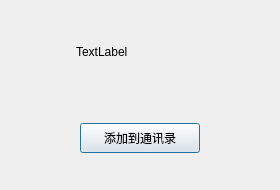
<?xml version="1.0" encoding="UTF-8"?>
<ui version="4.0">
 <class>FindSuccessDlg</class>
 <widget class="QDialog" name="FindSuccessDlg">
  <property name="geometry">
   <rect>
    <x>0</x>
    <y>0</y>
    <width>280</width>
    <height>190</height>
   </rect>
  </property>
  <property name="minimumSize">
   <size>
    <width>280</width>
    <height>190</height>
   </size>
  </property>
  <property name="maximumSize">
   <size>
    <width>280</width>
    <height>190</height>
   </size>
  </property>
  <property name="windowTitle">
   <string>Dialog</string>
  </property>
  <layout class="QVBoxLayout" name="verticalLayout">
   <item>
    <widget class="QWidget" name="widget" native="true">
     <layout class="QHBoxLayout" name="horizontalLayout">
      <item>
       <widget class="QLabel" name="head_label">
        <property name="minimumSize">
         <size>
          <width>50</width>
          <height>50</height>
         </size>
        </property>
        <property name="maximumSize">
         <size>
          <width>50</width>
          <height>50</height>
         </size>
        </property>
        <property name="text">
         <string/>
        </property>
       </widget>
      </item>
      <item>
       <widget class="QLabel" name="name_label">
        <property name="text">
         <string>TextLabel</string>
        </property>
       </widget>
      </item>
      <item>
       <spacer name="horizontalSpacer">
        <property name="orientation">
         <enum>Qt::Horizontal</enum>
        </property>
        <property name="sizeHint" stdset="0">
         <size>
          <width>40</width>
          <height>20</height>
         </size>
        </property>
       </spacer>
      </item>
     </layout>
    </widget>
   </item>
   <item>
    <widget class="QWidget" name="widget_2" native="true">
     <layout class="QHBoxLayout" name="horizontalLayout_2">
      <item>
       <spacer name="horizontalSpacer_2">
        <property name="orientation">
         <enum>Qt::Horizontal</enum>
        </property>
        <property name="sizeHint" stdset="0">
         <size>
          <width>61</width>
          <height>20</height>
         </size>
        </property>
       </spacer>
      </item>
      <item>
       <widget class="ClickedBtn" name="add_friend_btn">
        <property name="minimumSize">
         <size>
          <width>120</width>
          <height>30</height>
         </size>
        </property>
        <property name="maximumSize">
         <size>
          <width>120</width>
          <height>30</height>
         </size>
        </property>
        <property name="text">
         <string>添加到通讯录</string>
        </property>
       </widget>
      </item>
      <item>
       <spacer name="horizontalSpacer_3">
        <property name="orientation">
         <enum>Qt::Horizontal</enum>
        </property>
        <property name="sizeHint" stdset="0">
         <size>
          <width>61</width>
          <height>20</height>
         </size>
        </property>
       </spacer>
      </item>
     </layout>
    </widget>
   </item>
  </layout>
 </widget>
 <customwidgets>
  <customwidget>
   <class>ClickedBtn</class>
   <extends>QPushButton</extends>
   <header>clickedbtn.h</header>
  </customwidget>
 </customwidgets>
 <resources/>
 <connections/>
</ui>
